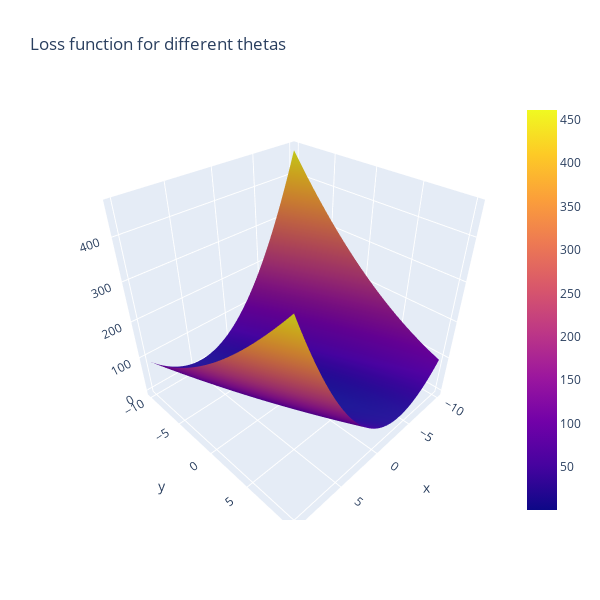

Notebook source saved alongside this figure:
### Code cell
#This figure shows the loss function.

#X = Theta0
#Y - Theta1
#Z = Loss
#Find where it is closest to 0 in X and Y!

#you can click/hold in the graph below to rotate!

fig = go.Figure(data=[go.Surface(x=theta1_vals, y=theta0_vals, z=J_vals)])
fig.update_layout(title='Loss function for different thetas', autosize=True,
                  width=600, height=600, xaxis_title='theta0', 
                 yaxis_title='theta1')
fig.show()
